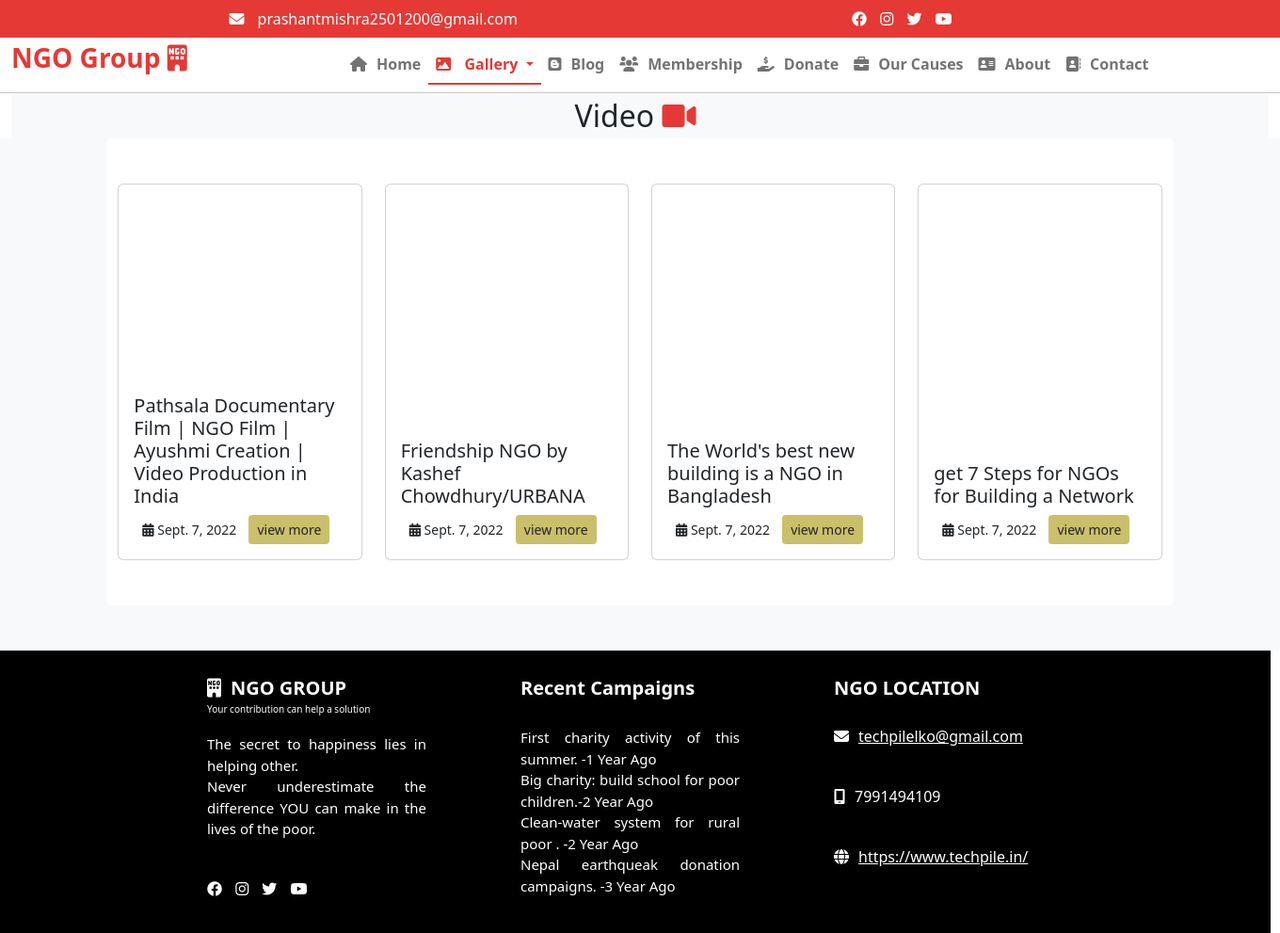
Screenshot of /user/video/ with the database file from the repository.
### user/models.py (models this page shows)
class vgallery(models.Model):
    vlink=models.TextField()
    vdes=models.TextField()
    vtitle=models.CharField(max_length=200)
    vdate=models.DateField()

### user/views.py (the view)
# urls.py: path('video/',views.video),
def video(request):
    data=vgallery.objects.all().order_by('-id')
    myd={"vdata":data}
    return render(request,'user/video.html',myd)

### templates/user/video.html (shortened to what this page needs)
{% extends 'base.html'%}
{% load static %}
{% block x %}
<div class="fs-2 text-center bg-light ">Video <b class="text-mycolor">
    <i class="fa-solid fa-video sicon text-mycolor"></i> </b> </div>
<div class="row bg-light">
    <div class="col-sm-1"></div>
    <div class="col-sm-10 py-5 mb-5 bg-white rounded">
        <div class="row">
            {% for x in vdata %}
            <div class="col-sm-3">
                <div class="card vheight">
                    <iframe class=" w-100 img-card-top" height="300" src="{{x.vlink}}" title="YouTube video player" frameborder="0" allow="accelerometer; autoplay; clipboard-write; encrypted-media; gyroscope; picture-in-picture" allowfullscreen></iframe>
                    <div class="card-body">
                        <h5 class="card-tile">{{x.vtitle}}</h5>
                        <span class="btn btn-sm btn-yourcolor">
                            <i class="fa-solid fa-calendar-days"></i> {{x.vdate}}
                        </span>
                        <a href="/user/details?msg={{x.id}}" class="btn btn-sm bg-yourcolor">view more</a>
                    </div>
                </div>
            </div>
            {% endfor %}
        </div>
    </div>
    <div class="col-sm-1"></div>
</div>
{% endblock x %}

### templates/base.html (style rules this page uses)
.text-mycolor { color:#e53935; }
.bg-yourcolor { background:#cbbf69; }
.sicon { //border:1px solid white; //padding:.3%; border-radius:2px; margin-right:10px; box-sizing:border-box; }
.vheight { height:400px; }

### rows the page displays
vgallery: vtitle "Pathsala Documentary Film | NGO Film | Ayushmi Creation | Video Production in India", vdate "Sept. 7, 2022"
vgallery: vtitle "Friendship NGO by Kashef Chowdhury/URBANA", vdate "Sept. 7, 2022"
vgallery: vtitle "The World's best new building is a NGO in Bangladesh", vdate "Sept. 7, 2022"
vgallery: vtitle "get 7 Steps for NGOs for Building a Network", vdate "Sept. 7, 2022"
